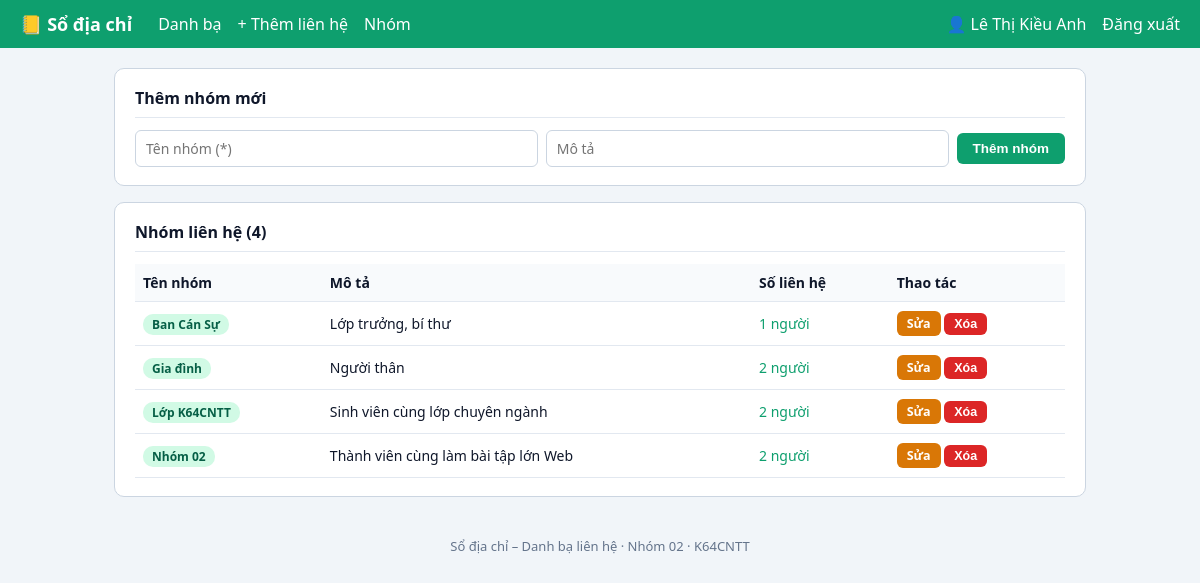
The page /groups.php (signed in) on the database its author committed.
### tables this page shows
CREATE TABLE nhom_lien_he (
  id            INT AUTO_INCREMENT PRIMARY KEY,
  id_nguoi_dung INT NOT NULL,
  ten_nhom      VARCHAR(60) NOT NULL,
  mo_ta         VARCHAR(255) NULL,
  UNIQUE KEY uq_nhom (id_nguoi_dung, ten_nhom),
  CONSTRAINT fk_nhom_nd FOREIGN KEY (id_nguoi_dung) REFERENCES nguoi_dung(id) ON DELETE CASCADE
);

### functions.php (called while the page is built, shortened)
<?php
function e($s): string { return htmlspecialchars((string)$s, ENT_QUOTES, 'UTF-8'); }

### groups.php (the view, shortened to what this page needs)
<?php
require_once 'functions.php';
$uid = yeu_cau_dang_nhap();
$sua = ['id' => 0, 'ten_nhom' => '', 'mo_ta' => ''];
$st = $pdo->prepare("SELECT nh.*, (SELECT COUNT(*) FROM lien_he lh WHERE lh.id_nhom = nh.id) AS so_lh
                     FROM nhom_lien_he nh WHERE nh.id_nguoi_dung = :u ORDER BY nh.ten_nhom");
$st->execute([':u' => $uid]);
$ds = $st->fetchAll();
include 'header.php';
?>
<div class="card <?= $sua['id'] ? 'editing' : '' ?>">
    <h3><?= $sua['id'] ? 'Sửa nhóm' : 'Thêm nhóm mới' ?></h3>
    <form method="POST" class="filter">
        <input type="text" name="ten_nhom" maxlength="60" placeholder="Tên nhóm (*)" value="<?= e($sua['ten_nhom']) ?>">
        <input type="text" name="mo_ta" maxlength="255" placeholder="Mô tả" value="<?= e($sua['mo_ta']) ?>">
        <button class="btn <?= $sua['id'] ? 'btn-warn' : '' ?>"><?= $sua['id'] ? 'Cập nhật' : 'Thêm nhóm' ?></button>
    </form>
</div>
<div class="card">
    <h3>Nhóm liên hệ (<?= count($ds) ?>)</h3>
    <div class="table-wrap">
    <table>
        <thead><tr><th>Tên nhóm</th><th>Mô tả</th><th>Số liên hệ</th><th>Thao tác</th></tr></thead>
        <tbody>
        <?php foreach ($ds as $g): ?>
            <tr>
                <td><span class="badge"><?= e($g['ten_nhom']) ?></span></td>
                <td><?= e($g['mo_ta'] ?? '') ?></td>
                <td><a href="index.php?nhom=<?= (int)$g['id'] ?>"><?= (int)$g['so_lh'] ?> người</a></td>
                <td>
                    <a class="btn btn-warn btn-sm" href="groups.php?sua=<?= (int)$g['id'] ?>">Sửa</a>
                    <form method="POST" class="inline-form" onsubmit="return confirm('Xóa nhóm này?');">
                        <button class="btn btn-del btn-sm">Xóa</button>
                    </form>
                </td>
            </tr>
        <?php endforeach; ?>
        </tbody>
    </table>
    </div>
</div>
<?php include 'footer.php'; ?>

### style.css (style rules this page uses)
* { box-sizing: border-box; }
body { font-family: 'Segoe UI', Arial, sans-serif; background: #f1f5f9; color: #0f172a; margin: 0; }
a { color: #0e9f6e; text-decoration: none; }
.card { background: #fff; border: 1px solid #cbd5e1; border-radius: 10px; padding: 18px 20px; margin-bottom: 16px; }
.card h3 { margin: 0 0 12px; padding-bottom: 8px; border-bottom: 1px solid #e2e8f0; font-size: 16px; }
input[type=text], input[type=email], input[type=password], input[type=date], select, textarea { width: 100%; padding: 8px 10px; border: 1px solid #cbd5e1; border-radius: 6px; font-size: 14px; font-family: inherit; background: #fff; }
.filter { display: flex; gap: 8px; flex-wrap: wrap; align-items: center; }
.filter > input[type=text] { flex: 1; min-width: 180px; }
.btn { display: inline-block; padding: 8px 16px; background: #0e9f6e; color: #fff; border: 0; border-radius: 6px; font-weight: 600; font-size: 13.5px; cursor: pointer; margin-top: 8px; }
.btn-warn { background: #d97706; }
.btn-del { background: #dc2626; }
.btn-sm { margin-top: 0; padding: 4px 10px; font-size: 12.5px; }
.filter .btn { margin-top: 0; }
.inline-form { display: inline; }
.table-wrap { overflow-x: auto; }
table { width: 100%; border-collapse: collapse; font-size: 14px; }
th, td { border-bottom: 1px solid #e2e8f0; padding: 9px 8px; text-align: left; white-space: nowrap; }
th { background: #f8fafc; }
.badge { background: #d1fae5; color: #065f46; padding: 2px 9px; border-radius: 10px; font-size: 12px; font-weight: 600; }

### rows shown on the page
nhom_lien_he: ten_nhom "Ban Cán Sự", mo_ta "Lớp trưởng, bí thư", so_lh "1"
nhom_lien_he: ten_nhom "Gia đình", mo_ta "Người thân", so_lh "2"
nhom_lien_he: ten_nhom "Lớp K64CNTT", mo_ta "Sinh viên cùng lớp chuyên ngành", so_lh "2"
nhom_lien_he: ten_nhom "Nhóm 02", mo_ta "Thành viên cùng làm bài tập lớn Web", so_lh "2"

### other values the page prints
$_SESSION['ten'] "Lê Thị Kiều Anh"
count($ds) "4"
